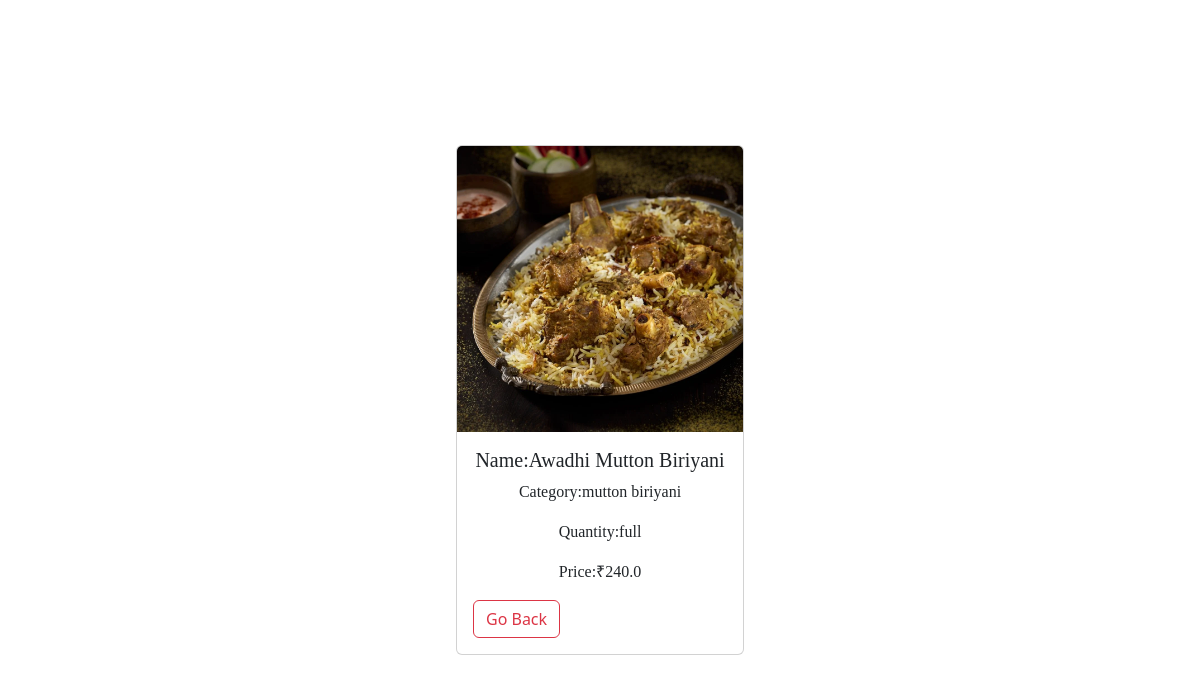
/biriyani/6, run on the app's committed database.
### api/models.py (models this page shows, shortened)
class Biriyani(models.Model):
    name=models.CharField(max_length=200)
    category=models.ForeignKey(Category,on_delete=models.CASCADE)
    options=(
        ('half','half'),
        ('full','full')
        )
    quantity=models.CharField(max_length=200,choices=options,default='full')
    options=(
         ('in cart','in cart'),
         ('order placed','order placed'),
         ('order cancelled','order cancelled')
    )
    status=models.CharField(max_length=200,choices=options,default='in cart')
    price=models.FloatField()
    image=models.ImageField(upload_to='images',blank=True,null=True)

class Category(models.Model):
    name=models.CharField(max_length=200,unique=True)
    def __str__(self) -> str:
        return self.name

### myapp/views.py (the view)
# urls.py: path("biriyani/<int:pk>",BiriyaniDetailView.as_view(),name="biri-detail"),
class BiriyaniDetailView(DetailView):
    def get(self,request,*args,**kwargs):
        id=kwargs.get("pk")
        qs=Biriyani.objects.get(id=id)
        return render(request,"myapp/biri-detail.html",{"biriyani":qs})

### myapp/templates/myapp/biri-detail.html (shortened to what this page needs)
<!DOCTYPE html>
<html lang="en">
{% load static %}
<head>
    <link href="https://cdn.jsdelivr.net/npm/bootstrap@5.3.0/dist/css/bootstrap.min.css" rel="stylesheet">
    <link rel="stylesheet" type="text/css" href="{% static 'css/styles.css' %}">
</head>
<body>
    <div class="center-card">
        <div class="card" style="width: 18rem;">
            <img src="{{biriyani.image.url}}" class="card-img-top" alt="...">
            <div class="card-body">
                <h5 class="card-title custom-font text-center">Name:{{biriyani.name}}</h5>
                <p class="card-text custom-font  text-center">Category:{{biriyani.category}}</p>
                <p class="card-text custom-font  text-center">Quantity:{{biriyani.quantity}}</p>
                <p class="card-text custom-font  text-center">Price:₹{{biriyani.price}}</p>
                <a href="{%url 'biri-list' %}" class="btn btn-outline-danger">Go Back</a>
            </div>
        </div>
    </div>
</body>
</html>

### myapp/static/css/styles.css (style rules this page uses)
body { background-image: url("https://b.zmtcdn.com/data/pictures/chains/0/19121480/3b7c2f5842c2bea00ed085b280b3cf9b.jpg"); }

### myapp/templates/myapp/biri-detail.html (style rules this page uses)
.center-card { display: flex; justify-content: center; align-items: center; height: 100vh; }
.custom-font { font-family: bold; }

### data on the page
Biriyani: image (picture), name "Awadhi Mutton Biriyani", category "mutton biriyani", quantity "full", price "240.0"
